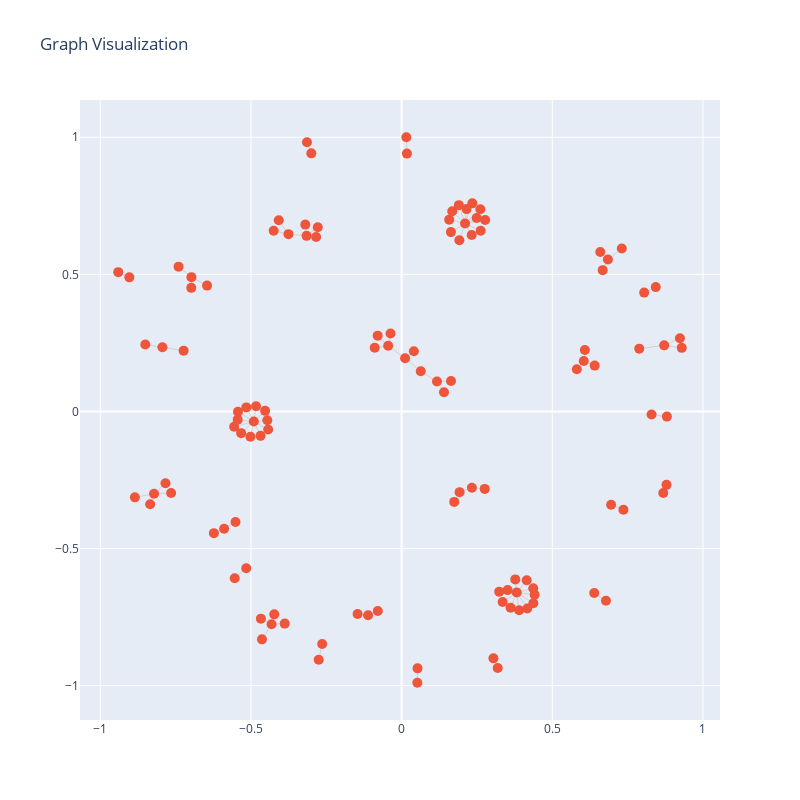

Notebook code cell kept with this figure:
### Code cell
import plotly.graph_objects as go
from plotly.subplots import make_subplots
import networkx as nx

# Assuming `index` is already defined and contains the NetworkX graph
g = index.get_networkx_graph()

# Create a Plotly figure
fig = make_subplots(rows=1, cols=1)

# Convert NetworkX graph to Plotly graph
pos = nx.spring_layout(g)
edge_x = []
edge_y = []
for edge in g.edges():
    x0, y0 = pos[edge[0]]
    x1, y1 = pos[edge[1]]
    edge_x.extend([x0, x1, None])
    edge_y.extend([y0, y1, None])

# Add edges to the plot
fig.add_trace(go.Scatter(x=edge_x, y=edge_y, mode='lines', line=dict(color='rgb(210,210,210)', width=1), hoverinfo='none'))

# Add nodes to the plot
node_x = []
node_y = []
for node in g.nodes():
    x, y = pos[node]
    node_x.append(x)
    node_y.append(y)

# Define node trace
node_trace = go.Scatter(x=node_x, y=node_y, mode='markers', hoverinfo='text', marker=dict(showscale=False, colorscale='YlGnBu', size=10))

# Add node labels
node_trace.text = [str(n) for n in g.nodes()]

# Add nodes to the plot
fig.add_trace(node_trace)

# Set layout
fig.update_layout(showlegend=False, width=800, height=800, title='Graph Visualization')

# Show plot
fig.show()

### Figure 1 — Plotly figure (JSON) as saved in the notebook; plotly's stock layout.template omitted (floating-point values rounded to 4 significant figures; data arrays with more than 128 entries replaced by an {"elided": "..."} marker saying what was removed)
{"data": [{"hoverinfo": "none", "line": {"color": "rgb(210,210,210)", "width": 1}, "mode": "lines", "type": "scatter", "x": {"elided": "273 float values"}, "y": {"elided": "273 float values"}}, {"hoverinfo": "text", "marker": {"colorscale": [[0, "rgb(255,255,217)"], [0.125, "rgb(237,248,177)"], [0.25, "rgb(199,233,180)"], [0.375, "rgb(127,205,187)"], [0.5, "rgb(65,182,196)"], [0.625, "rgb(29,145,192)"], [0.75, "rgb(34,94,168)"], [0.875, "rgb(37,52,148)"], [1, "rgb(8,29,88)"]], "showscale": false, "size": 10}, "mode": "markers", "text": ["Alaska", "Mentoring organization in google summer of code", "Stable open-source projects in production use in research and relatively young projects", "The 49th state", "Stable open-source projects in production use in research", "Relatively young projects", "Mentors who have participated in several gsoc instances over the past several years", "Active in open-source software development spanning decades", "49th state", "Home to", "By road network", "Anchorage", "A vibrant open-source community", "The largest city in alaska", "Vibrant open-source community", "Alaska developer alliance", "Part of alaska", "Part of", "Uaa", "Uaf", "Created deep learning models to detect forest fires in an image", "Deep learning models for forest fire detection", "World leader in research and education in the arctic and alaska", "2019 annual report of the national science foundation", "Released", "We", "The project", "Provide a simple and efficient way to manage and deploy docker containers on kubernetes", "Automatic container scaling", "Self-healing", "Develop a new algorithm for image segmentation using deep learning techniques", "University of alaska anchorage", "University of alaska fairbanks", "Gsoc initiative", "Organized and funded by google", "Projects", "Healthcare", "Climate science", "Polar science", "Research fields critical to the circumpolar north and the rest of the world", "Contributor guidelines", "Application details", "You on the right track", "Standard application template", "Automated coastline extraction", "Erosion modeling in alaska", "Automated glacier outlines extraction", "Glacier mass balance modeling in alaska", "Automated sea ice concentration extraction", "Sea ice thickness modeling in alaska", "Automated snow cover extraction", "Snow water equivalent modeling in alaska", "Automated land cover extraction", "Land cover change modeling in alaska", "Automated forest cover extraction", "Forest carbon modeling in alaska", "Arctic", "Increased rates of coastal erosion", "Rapidly warming", "Alaska communities", "Climate change", "At the frontline of climate change", "Coastline extraction", "Feature extraction", "Glacier outlines in alaska", "Glaciers", "An important component of the earth's climate system", "Automated coastline extraction for erosion modeling in alaska", "Research component", "Frank witmer", "Critical for communities to mitigate and adapt to changes", "Rapidly warming arctic", "Current modeling approaches", "Historical coastline positions", "Dynamic effects", "2018-19 flu season", "Bad one", "Coastline change", "Communities", "Modeling approaches", "Simple linear model", "Current status", "Initial model and pipeline", "Simple normalized difference water index thresholding technique and deepwatermap algorithm", "An initial model and pipeline", "Automatically extract coastlines from planetlabs imagery", "A simple normalized difference water index thresholding technique and a more complex deepwatermap algorithm", "Experimental", "Osparc-control", "File-sharing based concore protocol", "Not existent", "Not existent in our open-source frameworks", "Unknown", "Deepwatermap algorithm", "Finer resolution satellite imagery and two sets of labeled training data", "Re-trained using finer resolution satellite imagery and two sets of labeled training data", "Expected outcomes", "Finished model with high accuracy", "Vectorized coastline representation", "Planetlabs satellite imagery", "Several approaches", "Several approaches to implementing such album features exist", "Streamlined measurements", "Periodically across several probes", "More generalized measurement", "Virtual router", "Dynamically influences network scheduling decisions", "Network path changes with time", "Easy-to-use open-source matlab dicom processing framework", "Cdc", "37 children deaths from the flu so far this season", "Flu vaccine", "Getting vaccinated by the end of october", "Coastlines", "Digitization", "Automatic extraction", "High accuracy model"], "type": "scatter", "x": [0.382, 0.3772, 0.3899, 0.3239, 0.4368, 0.4371, 0.3614, 0.3352, 0.4151, 0.3518, 0.417, -0.6974, -0.7401, -0.6978, -0.6455, 0.06357, 0.01156, 0.1173, 0.04064, -0.0446, -0.03671, -0.07943, -0.0892, 0.8682, 0.879, 0.4414, -0.4314, -0.4669, -0.4634, -0.4225, -0.3878, 0.1639, 0.1406, 0.678, 0.6391, -0.8214, -0.7647, -0.885, -0.8343, -0.7835, 0.6845, 0.6592, 0.7307, 0.6672, -0.6228, -0.5888, 0.01577, 0.0177, 0.3189, 0.3047, 0.8048, 0.8434, 0.8802, 0.8293, -0.314, -0.2996, 0.1925, 0.2333, 0.1746, -0.3752, -0.4244, -0.4076, -0.5511, 0.6951, 0.736, 0.05218, 0.05284, -0.3153, -0.3196, -0.2837, -0.2781, 0.2758, -0.7936, -0.8504, -0.7233, -0.9402, -0.9034, -0.5155, -0.5538, -0.2636, -0.275, -0.4903, -0.4829, -0.5439, -0.4456, -0.468, -0.5324, -0.4529, -0.5555, -0.5152, -0.4428, -0.5429, -0.5017, -0.1112, -0.146, -0.07897, 0.2105, 0.2347, 0.2612, 0.2623, 0.168, 0.1917, 0.2155, 0.2325, 0.1636, 0.19, 0.2491, 0.1579, 0.2773, 0.8713, 0.9234, 0.9295, 0.7885, 0.6045, 0.6406, 0.5814, 0.6081], "y": [-0.6604, -0.6126, -0.7253, -0.6573, -0.6453, -0.6994, -0.7156, -0.6949, -0.6159, -0.6516, -0.7185, 0.4897, 0.5281, 0.4507, 0.4589, 0.1464, 0.1937, 0.109, 0.2193, 0.2394, 0.2845, 0.2764, 0.2322, -0.2972, -0.2679, -0.6687, -0.7762, -0.7557, -0.8313, -0.7401, -0.7739, 0.1111, 0.06985, -0.6905, -0.6624, -0.3, -0.2975, -0.3134, -0.3386, -0.2621, 0.5542, 0.5812, 0.5945, 0.5152, -0.444, -0.4278, 1, 0.9404, -0.9359, -0.9006, 0.4333, 0.4534, -0.01893, -0.0115, 0.9817, 0.9413, -0.2944, -0.2782, -0.33, 0.6466, 0.6587, 0.6972, -0.4033, -0.3402, -0.3586, -0.9896, -0.9371, 0.6404, 0.6814, 0.6361, 0.6715, -0.2826, 0.2343, 0.2439, 0.2217, 0.508, 0.489, -0.5718, -0.6083, -0.8485, -0.9057, -0.03684, 0.01882, -0.02996, -0.03189, -0.08903, -0.07919, 0.002087, -0.05604, 0.0147, -0.06611, -0.0009788, -0.09216, -0.7433, -0.7389, -0.7281, 0.6857, 0.7589, 0.7375, 0.6587, 0.7302, 0.6241, 0.7379, 0.6433, 0.654, 0.7523, 0.7052, 0.6994, 0.6979, 0.241, 0.267, 0.2318, 0.229, 0.1839, 0.1671, 0.154, 0.2241]}], "layout": {"height": 800, "showlegend": false, "title": {"text": "Graph Visualization"}, "width": 800, "xaxis": {"anchor": "y", "domain": [0, 1]}, "yaxis": {"anchor": "x", "domain": [0, 1]}}}
